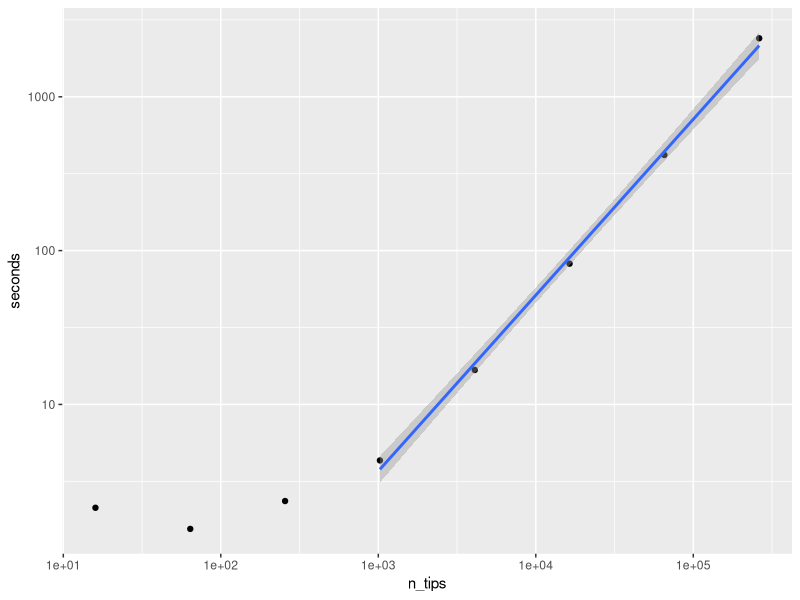

The R script that drew this image:
## ---- chunk 1
library(tidyverse)

perf = read_tsv("performance.tsv",col_names=c("n_tips","seconds"))

perf_for_fit = perf %>% filter(n_tips>500)





ggplot(perf, aes(x=n_tips,y=seconds))+geom_point()+scale_x_log10() + scale_y_log10() +geom_smooth(data=perf_for_fit,method="glm")


